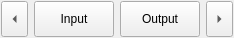
<?xml version="1.0" encoding="UTF-8"?>
<ui version="4.0">
 <class>PageSwitchBar</class>
 <widget class="QFrame" name="PageSwitchBar">
  <property name="geometry">
   <rect>
    <x>0</x>
    <y>0</y>
    <width>234</width>
    <height>38</height>
   </rect>
  </property>
  <property name="windowTitle">
   <string>Frame</string>
  </property>
  <property name="frameShape">
   <enum>QFrame::NoFrame</enum>
  </property>
  <property name="frameShadow">
   <enum>QFrame::Plain</enum>
  </property>
  <layout class="QHBoxLayout" name="horizontalLayout">
   <property name="margin">
    <number>1</number>
   </property>
   <item>
    <widget class="QToolButton" name="prePage">
     <property name="sizePolicy">
      <sizepolicy hsizetype="Preferred" vsizetype="Preferred">
       <horstretch>0</horstretch>
       <verstretch>0</verstretch>
      </sizepolicy>
     </property>
     <property name="minimumSize">
      <size>
       <width>0</width>
       <height>32</height>
      </size>
     </property>
     <property name="text">
      <string>...</string>
     </property>
     <property name="arrowType">
      <enum>Qt::LeftArrow</enum>
     </property>
    </widget>
   </item>
   <item>
    <widget class="QPushButton" name="inputButton">
     <property name="sizePolicy">
      <sizepolicy hsizetype="Preferred" vsizetype="Preferred">
       <horstretch>0</horstretch>
       <verstretch>0</verstretch>
      </sizepolicy>
     </property>
     <property name="text">
      <string>Input</string>
     </property>
     <property name="checkable">
      <bool>true</bool>
     </property>
     <attribute name="buttonGroup">
      <string notr="true">buttonGroup</string>
     </attribute>
    </widget>
   </item>
   <item>
    <widget class="QPushButton" name="outputButton">
     <property name="sizePolicy">
      <sizepolicy hsizetype="Preferred" vsizetype="Preferred">
       <horstretch>0</horstretch>
       <verstretch>0</verstretch>
      </sizepolicy>
     </property>
     <property name="text">
      <string>Output</string>
     </property>
     <property name="checkable">
      <bool>true</bool>
     </property>
     <attribute name="buttonGroup">
      <string notr="true">buttonGroup</string>
     </attribute>
    </widget>
   </item>
   <item>
    <widget class="QToolButton" name="nextPage">
     <property name="sizePolicy">
      <sizepolicy hsizetype="Preferred" vsizetype="Preferred">
       <horstretch>0</horstretch>
       <verstretch>0</verstretch>
      </sizepolicy>
     </property>
     <property name="minimumSize">
      <size>
       <width>0</width>
       <height>32</height>
      </size>
     </property>
     <property name="text">
      <string>...</string>
     </property>
     <property name="arrowType">
      <enum>Qt::RightArrow</enum>
     </property>
    </widget>
   </item>
  </layout>
 </widget>
 <resources/>
 <connections/>
 <buttongroups>
  <buttongroup name="buttonGroup"/>
 </buttongroups>
</ui>
